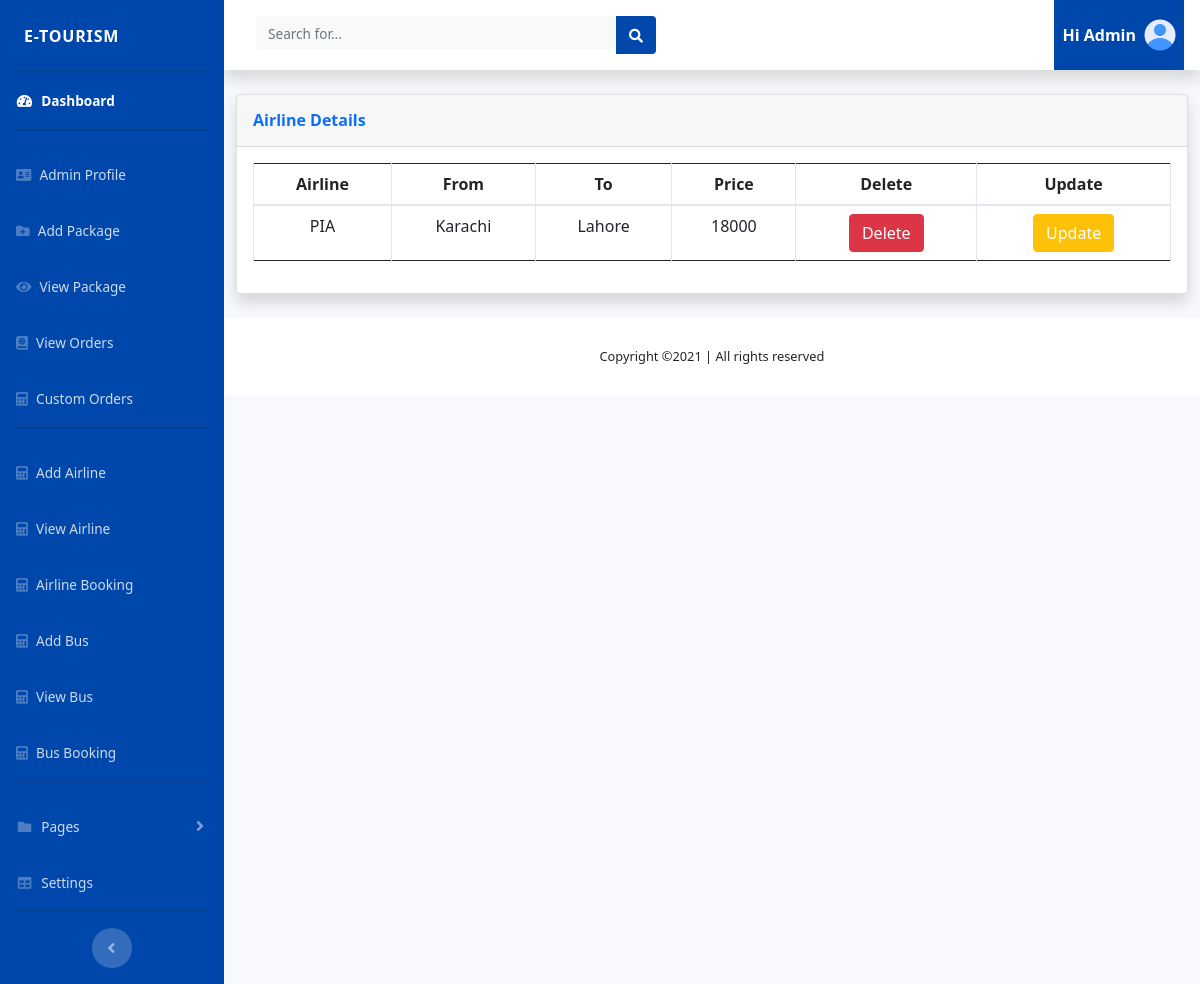
The page /admin/view_airline.php (signed in) on the database its author committed.
### tables this page shows
CREATE TABLE `airline` (
  `id` int(11) NOT NULL,
  `airline_name` varchar(50) NOT NULL,
  `airline_from` varchar(50) NOT NULL,
  `airline_to` varchar(50) NOT NULL,
  `airline_price` varchar(50) NOT NULL
);

### admin/view_airline.php (the view, shortened to what this page needs)
<?php
include('includes/header.php');
include('includes/navbar.php');
?>
<!DOCTYPE html>
<html lang="en">
<head>
    <link rel="stylesheet" href="../css/bootstrap.css">
    <link rel="stylesheet" href="../css/all.css">
    <link rel="stylesheet" href="../js/app.js">
</head>
<body>
<div class="container-fluid">
<div class="card shadow mb-4">
  <div class="card-header py-3">
    <h6 class="m-0 font-weight-bold text-primary">Airline Details</h6>
  </div>
  <div class="card-body">
    <div class="table-responsive">
      <table class="table table-bordered text-center" id="dataTable" width="100%" cellspacing="0">
        <thead>
          <tr>
        <th>Airline</th>
        <th>From</th>
        <th>To</th>
        <th>Price</th>
        <th>Delete</th>
        <th>Update</th>
          </tr>
        </thead>
        <tbody>
        <?php
        include 'config.php';
        $sqlQuery = "SELECT * FROM `airline`";
        $query = mysqli_query($con,$sqlQuery);
        while($row = mysqli_fetch_array($query))
        echo"
        <tr>
        <td>$row[airline_name]</td>
        <td>$row[airline_from]</td>
        <td>$row[airline_to]</td>
        <td>$row[airline_price]</td>
        <td><a href='delete_airline.php? id=$row[id]' class = 'btn btn-danger text-white'>Delete</a</td>
        <td><a href='update_airline.php? id=$row[id]' class = 'btn btn-warning text-white'>Update</a</td>
        </tr>
        ";
        ?>
        </tbody>
      </table>
    </div>
  </div>
</div>
</div>
</body>
</html>
<?php
include('includes/footer.php');
?>

### rows shown on the page
airline: airline_name "PIA", airline_from "Karachi", airline_to "Lahore", airline_price "18000"
